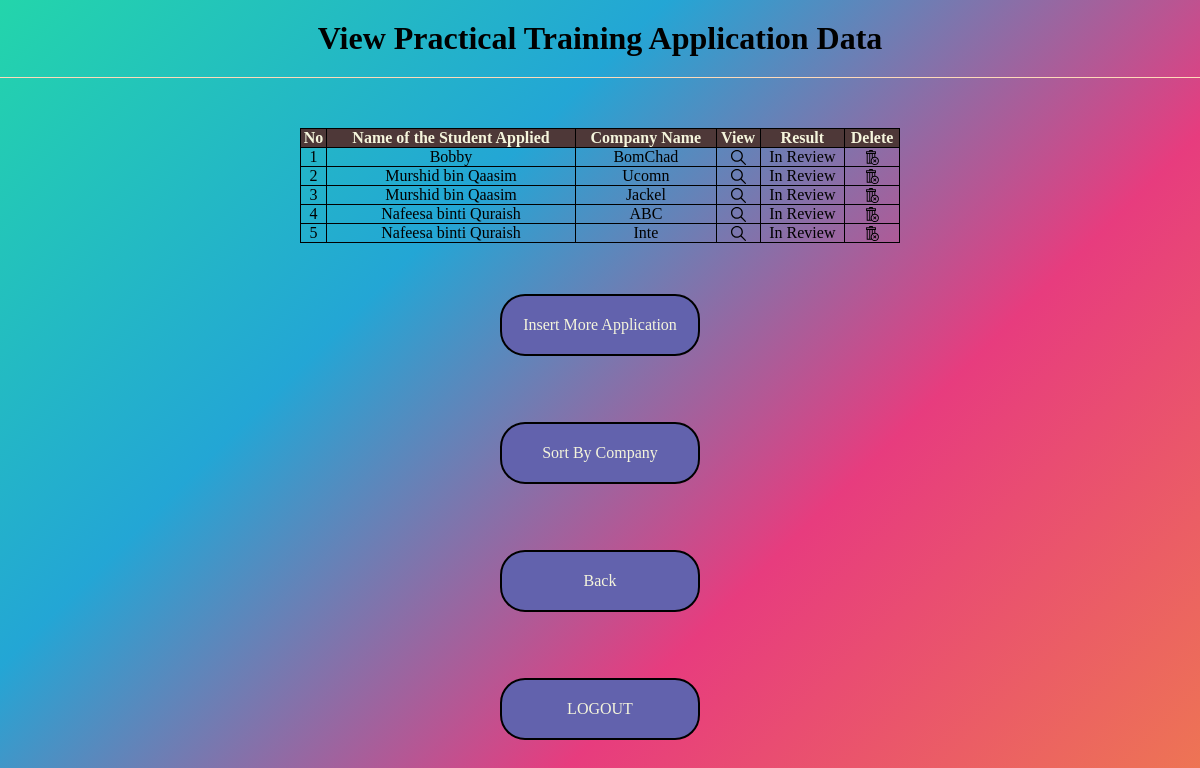
/view_practical_training_application.php (signed in), run on the app's committed database.
### tables this page shows
CREATE TABLE `practicaltrainingapplication` (
  `application_id` int(6) UNSIGNED NOT NULL,
  `company_name` varchar(30) NOT NULL,
  `company_address` varchar(100) NOT NULL,
  `company_phone` varchar(20) NOT NULL,
  `company_email` varchar(30) NOT NULL,
  `training_startdate` date NOT NULL,
  `training_enddate` date NOT NULL,
  `application_result` varchar(10) NOT NULL DEFAULT 'In Review',
  `stud_matric_no` varchar(10) NOT NULL
);

CREATE TABLE `student` (
  `stud_matric_no` varchar(10) NOT NULL,
  `stud_ic` varchar(20) NOT NULL,
  `stud_name` varchar(50) NOT NULL,
  `stud_address` varchar(100) NOT NULL,
  `stud_phone` varchar(20) NOT NULL,
  `stud_email` varchar(30) NOT NULL,
  `stud_username` varchar(20) NOT NULL
);

### view_practical_training_application.php (the view, shortened to what this page needs)
	<html>
	<head><title>Viewing Application Data</title><head>
	<link rel="stylesheet" href="style1.css">
	<body>
	<div class="main">
	<h1 class="title">View Practical Training Application Data</h1>
	</div>
		<?php
	     require("config.php");
	     if ($_SESSION["LEVEL"] != 3)
		 {
			$sql = "SELECT * FROM practicalTrainingApplication JOIN student ON practicalTrainingApplication.stud_matric_no = student.stud_matric_no ORDER BY student.stud_name";
		 }
		 else
		 {
			$stud_matric = $_SESSION['LOGIN_STUDENT'];
			$sql = "SELECT * FROM practicalTrainingApplication JOIN student ON practicalTrainingApplication.stud_matric_no = student.stud_matric_no WHERE student.stud_matric_no='$stud_matric' ORDER BY student.stud_name";
		 }
		 $result = mysqli_query($conn, $sql);
		 if (mysqli_num_rows($result) > 0) { ?>
		<table width="600">
		<thead>
		<tr>
		<th>No</th>
		<th>Name of the Student Applied</th>
		<th>Company Name</th>
		<?php if ($_SESSION["LEVEL"] == 1) {?>
		<th>View</th>
		<th>Result</th>
		<th>Delete</th>
		<?php
		} else if ($_SESSION["LEVEL"] == 2) {?>
		<th>View</th>
		<th>Result</th>
		<th colspan = "2"><strong>Action</th>
		<?php
		} else if ($_SESSION["LEVEL"] == 3) {?>
		<th>View</th>
		<th>Result</th>
		<th>Delete</th>
		<?php } ?>
		</tr>
		</thead>
		<?php
		$num = 1;
		while($rows = mysqli_fetch_assoc($result)) {
		?>
	     <tr>
			<td><?php echo $num; ?></td>
			<td>
				<?php
					echo $rows['stud_name'];
				?>
			</td>
			<td><?php echo $rows['company_name']; ?></td>
			<td align="center"> <a href="view_practical_training_application_info.php?id=<?php echo $rows['application_id']; ?>"><img src ='Icons/search.svg' width = "15px"></a></a> </td>
			<td align="center"> <?php echo $rows['application_result']; ?> </td>
			<?php if ($_SESSION["LEVEL"] == 1) { ?>
			<td align="center"> <a href="delete_practical_training_application.php?id=<?php echo $rows['application_id']; ?>"  onclick="return confirm('Are you sure you want to delete this application?');"><img src = 'Icons/delete.svg' width = '15px'></a> </td>
			<?php
			} else if ($_SESSION["LEVEL"] == 2) { ?>
			<td align="center"> <a href="update_practical_training_application_status.php?id=<?php echo $rows['application_id'];?>&status=Accepted&from=list" onclick="return confirm('Are you sure you want to accept this application?');"><img src = 'Icons/accept.svg' width = "15px" style = "color: green"></a> </td>
			<td align="center"> <a href="update_practical_training_application_status.php?id=<?php echo $rows['application_id'];?>&status=Rejected&from=list" onclick="return confirm('Are you sure you want to reject this application?');"><img src = 'Icons/reject.svg' width = "15px"></a> </td>
			<?php } else { ?> <td align="center">
			<?php if ($rows['application_result'] == "In Review") { ?>
				 <a href="delete_practical_training_application.php?id=<?php echo $rows['application_id']; ?>" onclick="return confirm('Are you sure you want to delete this application?');"><img src = 'Icons/delete.svg' width = '15px'></a>
			<?php } } ?>
		</tr>
		<?php $num++; ?>
	<?php }
			}
		else {
			echo "<h3 style='text-align:center;'>There are no records to show</h3>";
			}
	   ?>
	    </table>
		<div class="main">
<?php
	if ($_SESSION["LEVEL"] != 2) {?>
	<br/><br/>
	<a href="practical_training_application_form.php">Insert More Application</a><?php } ?>
	<br/><br/>
	<a href="view_practical_training_application_companynamesorted.php">
		Sort By Company
	</a>
	<br/><br/>
	<a href="main.php">Back</a>
	<br/><br/>
	<a href="logout.php" onclick="return confirm('Are you sure you want to logout?')">LOGOUT</a>
	</div>

### style1.css (style rules this page uses)
* { margin: 0; padding: 0; box-sizing: border-box; font-family: Georgia (serif); }
body { margin: 0; padding: 0; background: linear-gradient(-45deg, #ee7752, #e73c7e, #23a6d5, #23d5ab); min-height: 100vh; height: auto; }
.main .title { text-align: center; padding: 20px; border-bottom: 1px solid peachpuff; margin-bottom: 50px; }
.main a { text-decoration: none; text-align: center; color: beige; background-color: rgb(98, 98, 173); width: 200px; padding: 20px; margin: 15px auto; border: 2px solid black; border-radius: 25px; display: flex; justify-content: center; }
table { border-collapse: collapse; text-align: center; margin: auto; margin-top: 10px; }
th, td { border: 1px solid black; }
thead { background-color: rgb(78, 56, 56); color: beige; }
table a { text-decoration: none; color: rgb(199, 199, 45); }

### data on the page
practicaltrainingapplication: stud_matric_no.stud_name "Bobby", company_name "BomChad", application_result "In Review"
practicaltrainingapplication: stud_matric_no.stud_name "Murshid bin Qaasim", company_name "Ucomn", application_result "In Review"
practicaltrainingapplication: stud_matric_no.stud_name "Murshid bin Qaasim", company_name "Jackel", application_result "In Review"
practicaltrainingapplication: stud_matric_no.stud_name "Nafeesa binti Quraish", company_name "ABC", application_result "In Review"
practicaltrainingapplication: stud_matric_no.stud_name "Nafeesa binti Quraish", company_name "Inte", application_result "In Review"
